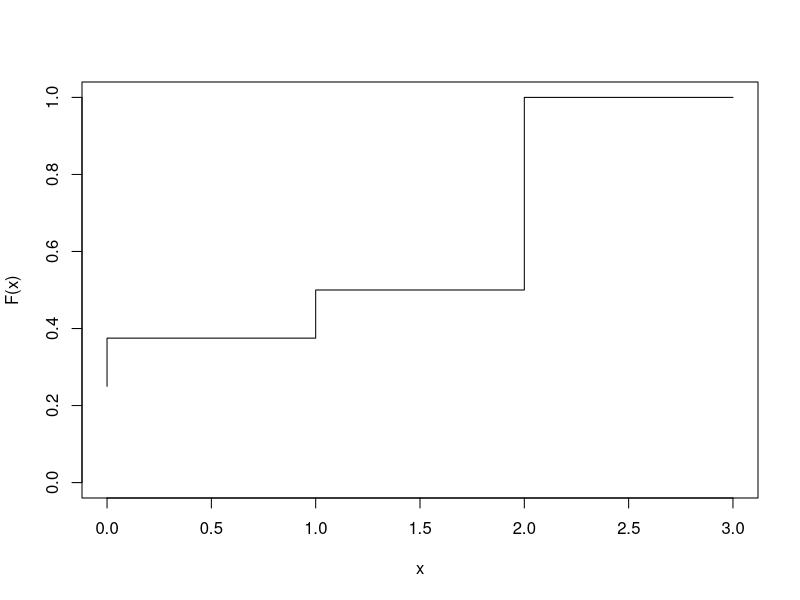

Reproduce this figure in R.
## ---- chunk 1
n <- 4
p <- 0.5
k <- 0:4

dbinom(k, n, p)

## ---- chunk 2
x = 0:3
Fx = c(0.25, (0.25+0.125),(0.25+0.125+0.125),(0.25+0.125+0.125+0.5))
#Fx <- pbinom(x, size = max(x), prob = p_x)
plot(x, Fx, type = "S", ylim = c(0, 1), xlab = "x", ylab = "F(x)")

## ---- chunk 3
#P(x < = 11)
1 - pbinom(11,20,0.5) 
## ---- chunk 4
(7/8)^3
## ---- chunk 5
pbinom(50,52,0.95,lower.tail = TRUE)
## ---- chunk 6
1 - pbinom(1,52,0.05)
## ---- chunk 7
    # x son fracasos, size es exitos, p probabilidad
    pnbinom(3,2,0.7405031)

## ---- chunk 8
    sum(dnbinom(x=0:4, size=2, prob=pbinom(1,52,0.05)))
## ---- chunk 9
x <- 2 # Variable a determinar su probabilidad
m <- 5 # Casos exitosos
n <- 20 # casos NO exitosos
k <- 10 # tamaño de la muestra

dhyper(x, m, n, k)
## ---- chunk 10
x <- 2 # Variable a determinar su probabilidad
m <- 5 # Casos exitosos
n <- 20 # casos NO exitosos
k <- 10 # tamaño de la muestra

phyper(x, m, n, k)
## ---- chunk 11
x <- 1 # Variable a determinar su probabilidad
m <- 5 # Casos exitosos
n <- 20 # casos NO exitosos
k <- 10 # tamaño de la muestra

A = phyper(x, m, n, k)
1 - A

1 - (dhyper(1,m,n,k)+dhyper(0,m,n,k))

choose(5,2) * choose(20,8) / choose(25,10) +choose(5,3) * choose(20,7) / choose(25,10) + choose(5,4) * choose(20,6) / choose(25,10) + choose(5,5) * choose(20,5) / choose(25,10)
## ---- chunk 12
    choose(15,12)*choose(100-15,40-12)/choose(100,40)

## ---- chunk 13
    M <- 15
    N <- 100
    k <- 40
    P_acum <- 1 - phyper(12, M, N - M, k)
    P_acum

## ---- chunk 14
1 - ppois(2, 5)

